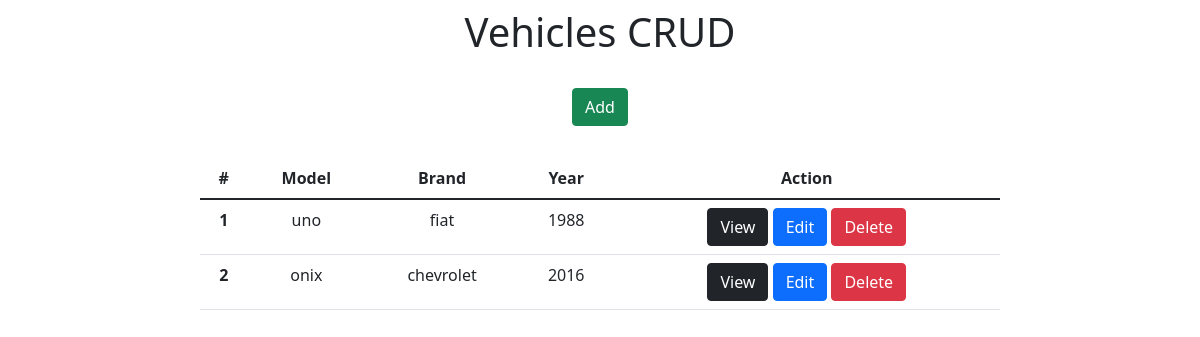
/, run on an earlier commit of the app's database.
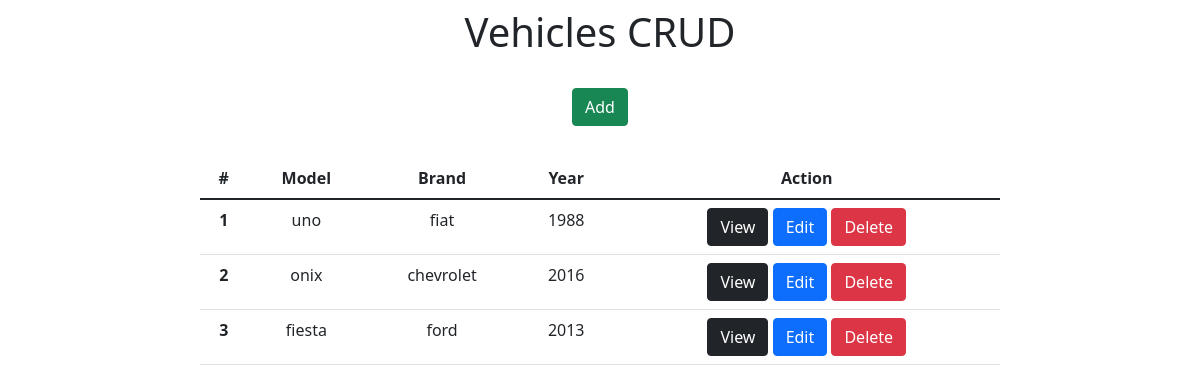
And on a later commit of the database.
### app/models.py (models this page shows)
class Cars(models.Model):
    model = models.CharField(max_length=150)
    brand = models.CharField(max_length=100)
    year = models.IntegerField()

### app/views.py (the view)
# urls.py: 2. Add a URL to urlpatterns:  path('', views.home, name='home')
def home(request):
    data = {}
    data['db'] = Cars.objects.all()
    return render(request, 'index.html', data)

### app/templates/index.html (shortened to what this page needs)
<!DOCTYPE html>
<html lang="pt-br">
<head>
    <link href="https://cdn.jsdelivr.net/npm/bootstrap@5.1.3/dist/css/bootstrap.min.css" rel="stylesheet">
</head>
<body>
    <div class="col-8 m-auto pt-2 pb-2 text-center">
        <h1>Vehicles CRUD</h1>
    </div>
    <div class="col-8 m-auto pt-3 pb-2 text-center">
        <a href = "form/" class="btn btn-success">Add</a>
    </div>
    <div class="col-8 m-auto pt-4 pb-2 text-center">
        <table class="table">
          <thead class="thead-dark">
            <tr>
              <th scope="col">#</th>
              <th scope="col">Model</th>
              <th scope="col">Brand</th>
              <th scope="col">Year</th>
              <th scope="col">Action</th>
            </tr>
          </thead>
          <tbody>
          {% for dbs in db %}
            <tr>
              <th>{{dbs.id}}</th>
              <td>{{dbs.model}}</td>
              <td>{{dbs.brand}}</td>
              <td>{{dbs.year}}</td>
              <td>
                  <a href="/view/{{dbs.id}}/" class="btn btn-dark">View</a>
                  <a href="/edit/{{dbs.id}}/" class="btn btn-primary">Edit</a>
                  <a href="/delete/{{dbs.id}}/" class="btn btn-danger btnDel">Delete</a>
              </td>
            </tr>
          {% endfor %}
          </tbody>
        </table>
    </div>
    {% load static %}
</body>
</html>

What changed in the data, as far as the page shows it:
added Cars: id "3", model "fiesta", brand "ford", year "2013"
